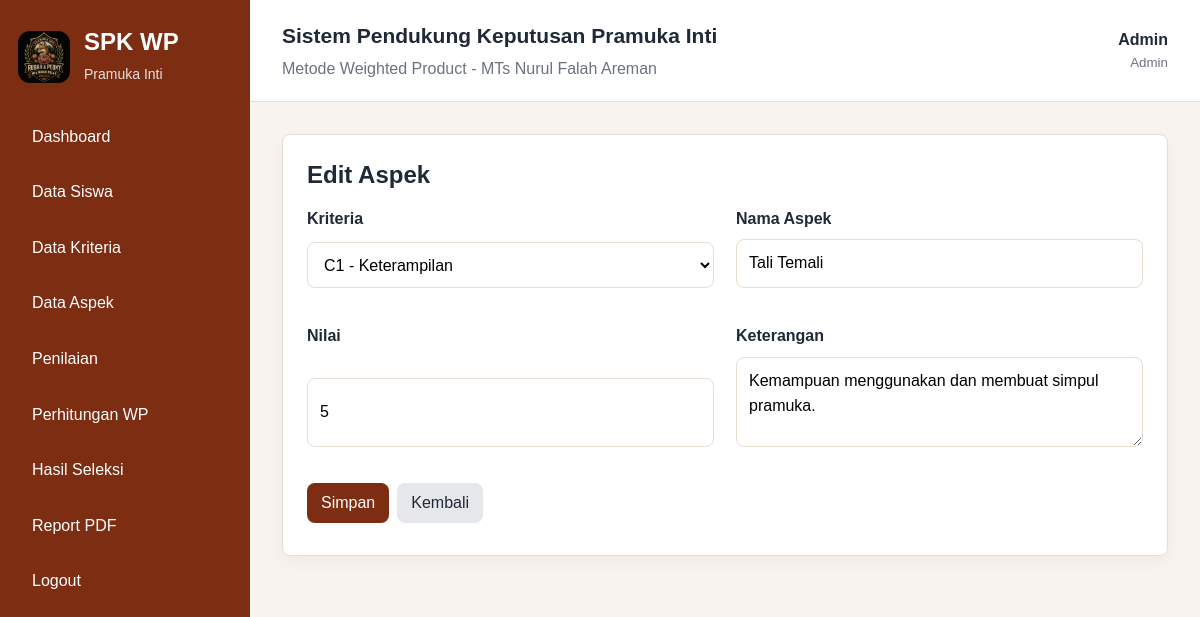
The page /pages/aspek/edit.php?id=1 (signed in) on the database as committed earlier.
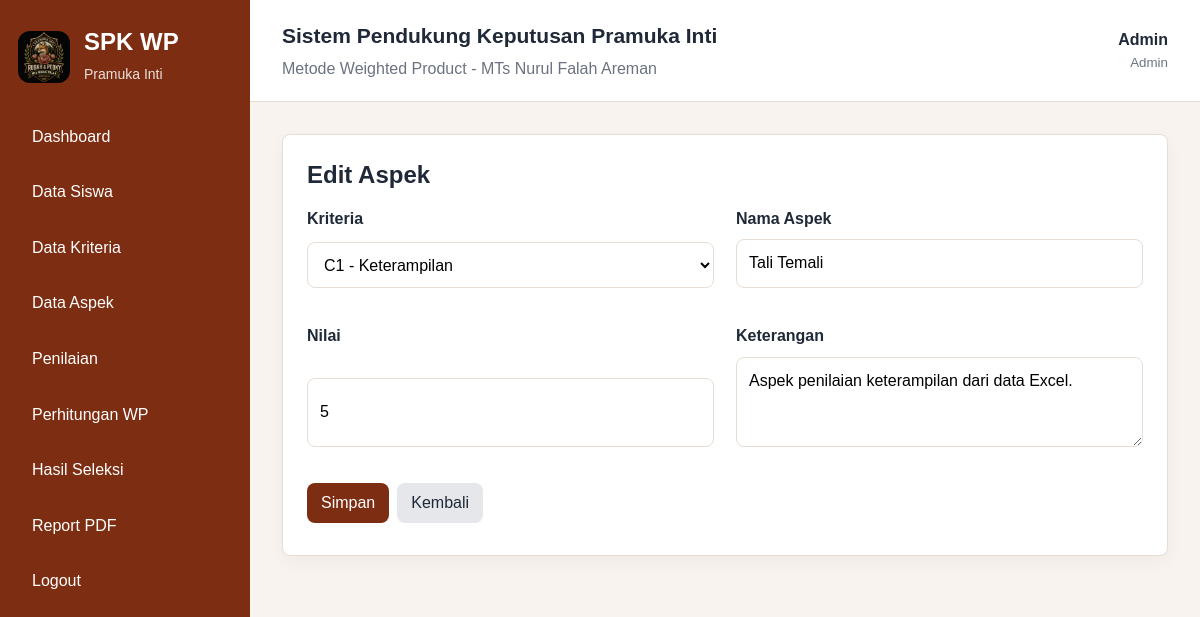
The same page on the database as committed later.
### tables this page shows
CREATE TABLE aspek (
    id_aspek INT AUTO_INCREMENT PRIMARY KEY,
    id_kriteria INT NOT NULL,
    nama_aspek VARCHAR(100) NOT NULL,
    nilai INT NOT NULL,
    keterangan TEXT,
    CONSTRAINT fk_aspek_kriteria FOREIGN KEY (id_kriteria) REFERENCES kriteria(id_kriteria) ON DELETE CASCADE ON UPDATE CASCADE
);

CREATE TABLE kriteria (
    id_kriteria INT AUTO_INCREMENT PRIMARY KEY,
    kode_kriteria VARCHAR(10) NOT NULL UNIQUE,
    nama_kriteria VARCHAR(100) NOT NULL,
    bobot FLOAT NOT NULL,
    tipe ENUM('benefit','cost') NOT NULL DEFAULT 'benefit'
);

### includes/auth.php (called while the page is built, shortened)
<?php
function e($value): string
{
    return htmlspecialchars((string) $value, ENT_QUOTES, 'UTF-8');
}

### pages/aspek/edit.php (the view, shortened to what this page needs)
<?php
require_once __DIR__ . '/../../config/database.php';
require_once __DIR__ . '/../../includes/auth.php';
$id = (int) ($_GET['id'] ?? 0);
$stmt = $pdo->prepare('SELECT * FROM aspek WHERE id_aspek=?');
$stmt->execute([$id]);
$data = $stmt->fetch();
$kriteria = $pdo->query('SELECT * FROM kriteria ORDER BY kode_kriteria ASC')->fetchAll();
$errors = [];
include __DIR__ . '/../../includes/header.php';
?>
<div class="card"><h2>Edit Aspek</h2><?php print_errors($errors); ?><form method="post">
    <div class="form-grid"><div class="form-group"><label>Kriteria</label><select name="id_kriteria" required><?php foreach ($kriteria as $k): ?><option value="<?= e($k['id_kriteria']) ?>" <?= (int) $data['id_kriteria'] === (int) $k['id_kriteria'] ? 'selected' : '' ?>><?= e($k['kode_kriteria'] . ' - ' . $k['nama_kriteria']) ?></option><?php endforeach; ?></select></div><div class="form-group"><label>Nama Aspek</label><input name="nama_aspek" required value="<?= e($_POST['nama_aspek'] ?? $data['nama_aspek']) ?>"></div><div class="form-group"><label>Nilai</label><input type="number" min="1" max="5" name="nilai" required value="<?= e($_POST['nilai'] ?? $data['nilai']) ?>"></div><div class="form-group"><label>Keterangan</label><textarea name="keterangan"><?= e($_POST['keterangan'] ?? $data['keterangan']) ?></textarea></div></div>
    <button class="btn btn-primary">Simpan</button><a class="btn" href="index.php">Kembali</a>
</form></div>
<?php include __DIR__ . '/../../includes/footer.php'; ?>

Rows that differ between the two databases and show on the page:
changed aspek "Tali Temali": keterangan "Kemampuan menggunakan dan membuat simpul pramuka." → "Aspek penilaian keterampilan dari data Excel."
